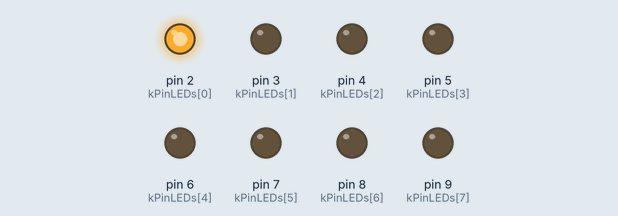
This sketch was run on a simulated Arduino Uno, built with avr-gcc and run on an emulated ATmega328P. Shown: output pins drawn as LEDs (lit = HIGH).

Above: at 0.05 s.
At 0.95 s:
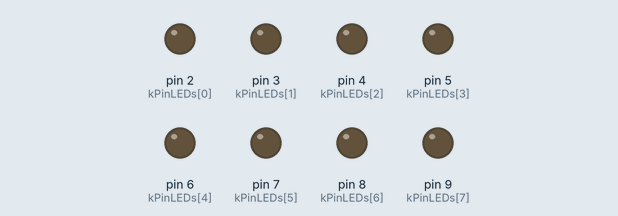
At 1.85 s:
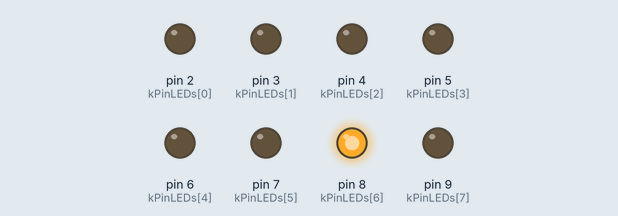
At 3.65 s:
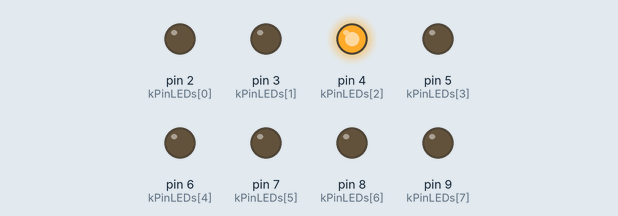
At 5.25 s:
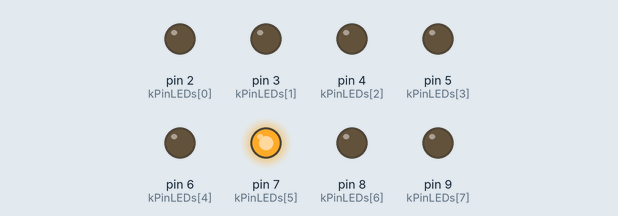
At 7.25 s:
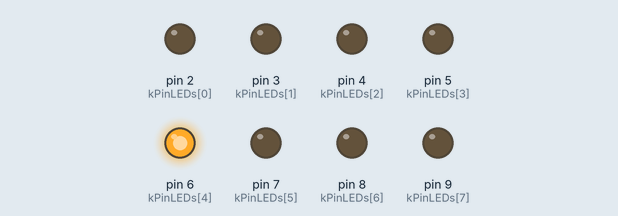
Timing chart, 0 to 7.5 s (numbered marks = the images above):
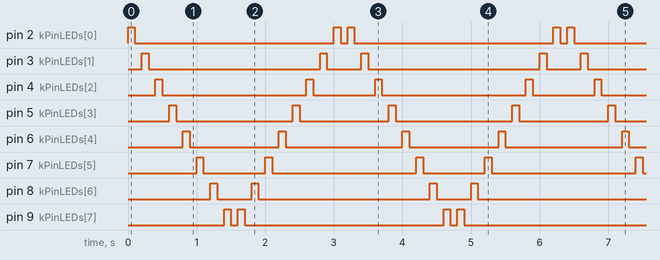

Measured:
- by itself, pin 2 (kPinLEDs[0]): repeats every 3.2 s: LOW 2.9 s, HIGH 0.10 s, LOW 0.10 s, HIGH 0.10 s
- by itself, pin 3 (kPinLEDs[1]): repeats every 3.2 s: LOW 2.5 s, HIGH 0.10 s, LOW 0.50 s, HIGH 0.10 s
- by itself, pin 4 (kPinLEDs[2]): repeats every 3.2 s: LOW 2.1 s, HIGH 0.10 s, LOW 0.90 s, HIGH 0.10 s
- by itself, pin 5 (kPinLEDs[3]): repeats every 3.2 s: LOW 1.7 s, HIGH 0.10 s, LOW 1.3 s, HIGH 0.10 s
- by itself, pin 6 (kPinLEDs[4]): repeats every 3.2 s: LOW 1.3 s, HIGH 0.10 s, LOW 1.7 s, HIGH 0.10 s
- by itself, pin 7 (kPinLEDs[5]): repeats every 3.2 s: LOW 0.90 s, HIGH 0.10 s, LOW 2.1 s, HIGH 0.10 s
- by itself, pin 8 (kPinLEDs[6]): repeats every 3.2 s: LOW 0.50 s, HIGH 0.10 s, LOW 2.5 s, HIGH 0.10 s
- by itself, pin 9 (kPinLEDs[7]): repeats every 3.2 s: LOW 0.10 s, HIGH 0.10 s, LOW 2.9 s, HIGH 0.10 s

The sketch:

sketch4_ch2ex3.ino
```cpp
const int kNumLEDs = 8;
const int kPinLEDs[kNumLEDs] = {2,3,4,5,6,7,8,9};

void setup(){
  for(int i=0; i<kNumLEDs; i++){
     pinMode(kPinLEDs[i], OUTPUT);
  }
}

void loop(){
   for(int i=0; i<kNumLEDs; i++){
      digitalWrite(kPinLEDs[i], HIGH);
      delay(100);
      digitalWrite(kPinLEDs[i], LOW);
      delay(100);
    }
    for(int i=kNumLEDs-1; i>=0; i--){
       digitalWrite(kPinLEDs[i], HIGH);
       delay(100);
       digitalWrite(kPinLEDs[i], LOW);
       delay(100);
    }
}
```
